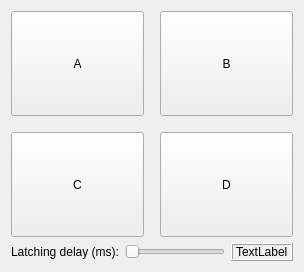
<?xml version="1.0" encoding="UTF-8"?>
<ui version="4.0">
 <class>W_Event</class>
 <widget class="QWidget" name="W_Event">
  <property name="geometry">
   <rect>
    <x>0</x>
    <y>0</y>
    <width>286</width>
    <height>272</height>
   </rect>
  </property>
  <property name="windowTitle">
   <string>Form</string>
  </property>
  <layout class="QVBoxLayout" name="verticalLayout">
   <item>
    <layout class="QGridLayout" name="gridLayout">
     <item row="0" column="1">
      <spacer name="horizontalSpacer">
       <property name="orientation">
        <enum>Qt::Horizontal</enum>
       </property>
       <property name="sizeType">
        <enum>QSizePolicy::Fixed</enum>
       </property>
       <property name="sizeHint" stdset="0">
        <size>
         <width>10</width>
         <height>20</height>
        </size>
       </property>
      </spacer>
     </item>
     <item row="0" column="0">
      <widget class="QPushButton" name="pushButtonA">
       <property name="sizePolicy">
        <sizepolicy hsizetype="Expanding" vsizetype="Expanding">
         <horstretch>0</horstretch>
         <verstretch>0</verstretch>
        </sizepolicy>
       </property>
       <property name="minimumSize">
        <size>
         <width>25</width>
         <height>100</height>
        </size>
       </property>
       <property name="text">
        <string>A</string>
       </property>
      </widget>
     </item>
     <item row="0" column="2">
      <widget class="QPushButton" name="pushButtonB">
       <property name="sizePolicy">
        <sizepolicy hsizetype="Expanding" vsizetype="Expanding">
         <horstretch>0</horstretch>
         <verstretch>0</verstretch>
        </sizepolicy>
       </property>
       <property name="minimumSize">
        <size>
         <width>25</width>
         <height>100</height>
        </size>
       </property>
       <property name="text">
        <string>B</string>
       </property>
      </widget>
     </item>
     <item row="2" column="0">
      <widget class="QPushButton" name="pushButtonC">
       <property name="sizePolicy">
        <sizepolicy hsizetype="Expanding" vsizetype="Expanding">
         <horstretch>0</horstretch>
         <verstretch>0</verstretch>
        </sizepolicy>
       </property>
       <property name="minimumSize">
        <size>
         <width>25</width>
         <height>100</height>
        </size>
       </property>
       <property name="text">
        <string>C</string>
       </property>
      </widget>
     </item>
     <item row="2" column="2">
      <widget class="QPushButton" name="pushButtonD">
       <property name="sizePolicy">
        <sizepolicy hsizetype="Expanding" vsizetype="Expanding">
         <horstretch>0</horstretch>
         <verstretch>0</verstretch>
        </sizepolicy>
       </property>
       <property name="minimumSize">
        <size>
         <width>25</width>
         <height>100</height>
        </size>
       </property>
       <property name="text">
        <string>D</string>
       </property>
      </widget>
     </item>
     <item row="1" column="0">
      <spacer name="verticalSpacer">
       <property name="orientation">
        <enum>Qt::Vertical</enum>
       </property>
       <property name="sizeType">
        <enum>QSizePolicy::Fixed</enum>
       </property>
       <property name="sizeHint" stdset="0">
        <size>
         <width>10</width>
         <height>10</height>
        </size>
       </property>
      </spacer>
     </item>
    </layout>
   </item>
   <item>
    <layout class="QGridLayout" name="gridLayout_2">
     <item row="0" column="0">
      <widget class="QLabel" name="label">
       <property name="sizePolicy">
        <sizepolicy hsizetype="Minimum" vsizetype="Preferred">
         <horstretch>0</horstretch>
         <verstretch>0</verstretch>
        </sizepolicy>
       </property>
       <property name="text">
        <string>Latching delay (ms):</string>
       </property>
      </widget>
     </item>
     <item row="0" column="1">
      <widget class="QSlider" name="horizontalSlider">
       <property name="minimumSize">
        <size>
         <width>100</width>
         <height>0</height>
        </size>
       </property>
       <property name="orientation">
        <enum>Qt::Horizontal</enum>
       </property>
      </widget>
     </item>
     <item row="0" column="2">
      <widget class="QLabel" name="labelDelay">
       <property name="frameShape">
        <enum>QFrame::Box</enum>
       </property>
       <property name="frameShadow">
        <enum>QFrame::Raised</enum>
       </property>
       <property name="text">
        <string>TextLabel</string>
       </property>
      </widget>
     </item>
    </layout>
   </item>
  </layout>
 </widget>
 <resources/>
 <connections/>
</ui>
